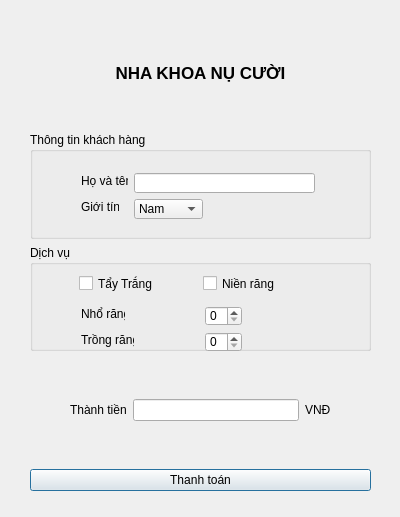
<?xml version="1.0" encoding="UTF-8"?>
<ui version="4.0">
 <class>Dialog</class>
 <widget class="QDialog" name="Dialog">
  <property name="geometry">
   <rect>
    <x>0</x>
    <y>0</y>
    <width>400</width>
    <height>517</height>
   </rect>
  </property>
  <property name="windowTitle">
   <string>Dental Payment</string>
  </property>
  <widget class="QWidget" name="gridLayoutWidget">
   <property name="geometry">
    <rect>
     <x>30</x>
     <y>20</y>
     <width>341</width>
     <height>471</height>
    </rect>
   </property>
   <layout class="QGridLayout" name="gridLayout">
    <item row="0" column="0">
     <widget class="QLabel" name="labelTitle">
      <property name="font">
       <font>
        <pointsize>13</pointsize>
        <weight>75</weight>
        <bold>true</bold>
       </font>
      </property>
      <property name="text">
       <string>NHA KHOA NỤ CƯỜI</string>
      </property>
      <property name="alignment">
       <set>Qt::AlignCenter</set>
      </property>
     </widget>
    </item>
    <item row="1" column="0">
     <widget class="QGroupBox" name="groupBoxCustomerInfo">
      <property name="title">
       <string>Thông tin khách hàng</string>
      </property>
      <widget class="QLabel" name="labelSex">
       <property name="geometry">
        <rect>
         <x>51</x>
         <y>67</y>
         <width>38</width>
         <height>16</height>
        </rect>
       </property>
       <property name="text">
        <string>Giới tính</string>
       </property>
      </widget>
      <widget class="QComboBox" name="comboBoxSex">
       <property name="geometry">
        <rect>
         <x>104</x>
         <y>67</y>
         <width>69</width>
         <height>20</height>
        </rect>
       </property>
       <item>
        <property name="text">
         <string>Nam</string>
        </property>
       </item>
       <item>
        <property name="text">
         <string>Nữ</string>
        </property>
       </item>
      </widget>
      <widget class="QLineEdit" name="lineEditName">
       <property name="geometry">
        <rect>
         <x>104</x>
         <y>41</y>
         <width>181</width>
         <height>20</height>
        </rect>
       </property>
      </widget>
      <widget class="QLabel" name="labelName">
       <property name="geometry">
        <rect>
         <x>51</x>
         <y>41</y>
         <width>47</width>
         <height>16</height>
        </rect>
       </property>
       <property name="text">
        <string>Họ và tên</string>
       </property>
      </widget>
     </widget>
    </item>
    <item row="3" column="0">
     <layout class="QHBoxLayout">
      <item>
       <spacer name="horizontalSpacer">
        <property name="orientation">
         <enum>Qt::Horizontal</enum>
        </property>
        <property name="sizeType">
         <enum>QSizePolicy::Fixed</enum>
        </property>
        <property name="sizeHint" stdset="0">
         <size>
          <width>40</width>
          <height>20</height>
         </size>
        </property>
       </spacer>
      </item>
      <item>
       <widget class="QLabel" name="label_2">
        <property name="text">
         <string>Thành tiền</string>
        </property>
       </widget>
      </item>
      <item>
       <widget class="QLineEdit" name="lineEditTotal"/>
      </item>
      <item>
       <widget class="QLabel" name="label_3">
        <property name="text">
         <string>VNĐ</string>
        </property>
       </widget>
      </item>
      <item>
       <spacer name="horizontalSpacer_2">
        <property name="orientation">
         <enum>Qt::Horizontal</enum>
        </property>
        <property name="sizeType">
         <enum>QSizePolicy::Fixed</enum>
        </property>
        <property name="sizeHint" stdset="0">
         <size>
          <width>40</width>
          <height>20</height>
         </size>
        </property>
       </spacer>
      </item>
     </layout>
    </item>
    <item row="2" column="0">
     <widget class="QGroupBox" name="groupBoxService">
      <property name="title">
       <string>Dịch vụ</string>
      </property>
      <widget class="QWidget" name="gridLayoutWidget_2">
       <property name="geometry">
        <rect>
         <x>49</x>
         <y>29</y>
         <width>241</width>
         <height>19</height>
        </rect>
       </property>
       <layout class="QHBoxLayout" name="horizontalLayout">
        <item>
         <widget class="QCheckBox" name="checkBoxTayTrang">
          <property name="text">
           <string>Tẩy Trắng</string>
          </property>
         </widget>
        </item>
        <item>
         <widget class="QCheckBox" name="checkBoxNienRang">
          <property name="text">
           <string>Niền răng</string>
          </property>
         </widget>
        </item>
       </layout>
      </widget>
      <widget class="QSpinBox" name="spinBoxTrongRang">
       <property name="geometry">
        <rect>
         <x>175</x>
         <y>87</y>
         <width>37</width>
         <height>20</height>
        </rect>
       </property>
       <property name="maximum">
        <number>45</number>
       </property>
      </widget>
      <widget class="QLabel" name="labelTrongRangl">
       <property name="geometry">
        <rect>
         <x>51</x>
         <y>87</y>
         <width>53</width>
         <height>16</height>
        </rect>
       </property>
       <property name="text">
        <string>Trồng răng</string>
       </property>
      </widget>
      <widget class="QSpinBox" name="spinBoxNhoRang">
       <property name="geometry">
        <rect>
         <x>175</x>
         <y>61</y>
         <width>37</width>
         <height>20</height>
        </rect>
       </property>
       <property name="maximum">
        <number>45</number>
       </property>
      </widget>
      <widget class="QLabel" name="labelNhoRang">
       <property name="geometry">
        <rect>
         <x>51</x>
         <y>61</y>
         <width>44</width>
         <height>16</height>
        </rect>
       </property>
       <property name="text">
        <string>Nhổ răng</string>
       </property>
      </widget>
     </widget>
    </item>
    <item row="4" column="0">
     <widget class="QPushButton" name="btnCheckout">
      <property name="text">
       <string>Thanh toán</string>
      </property>
     </widget>
    </item>
   </layout>
  </widget>
 </widget>
 <resources/>
 <connections/>
</ui>
